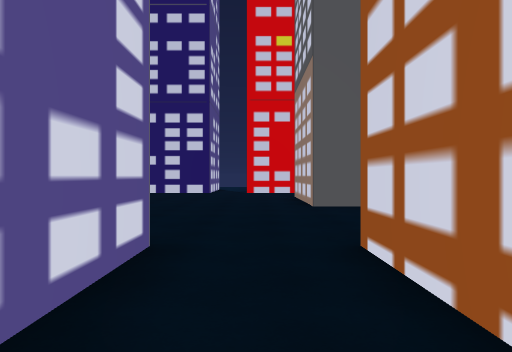
View 1 (above)

24 first-person views from a walk through a Unity game level. The camera is 1.4 m above the floor, looks level and sees 70° across. The floor is counted in squares, 2 m on a side. Each view is taken from the middle of a square. On the plan, view 1 faces up. The plan holds only what a view shows up to about 11 squares ahead; the rest is blank. The place goes on beyond the plan. The player character is not drawn.

View 2
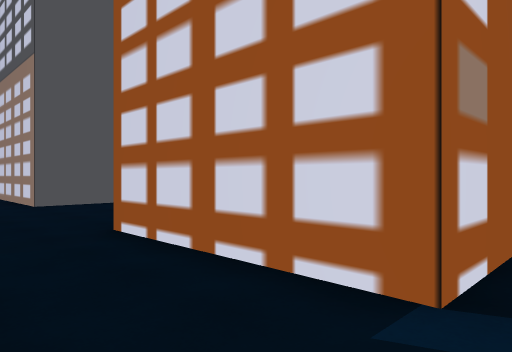

View 3
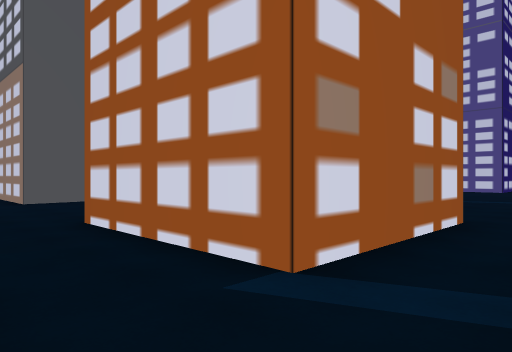

View 4
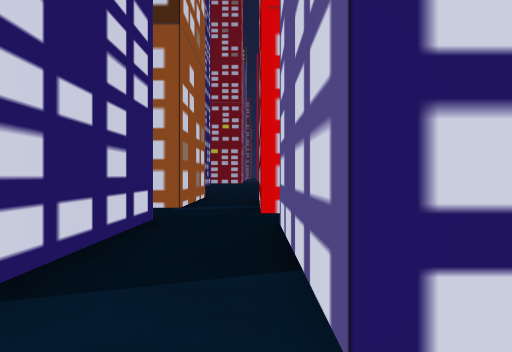

View 5
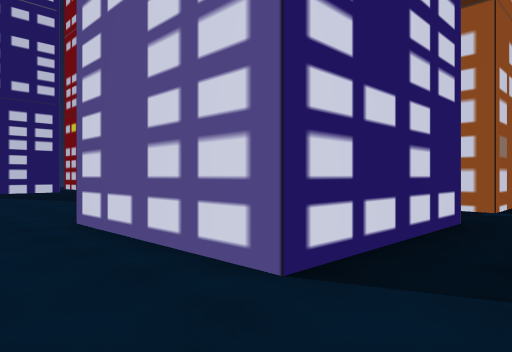

View 6
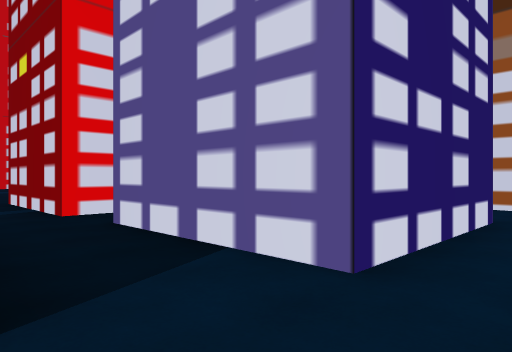

View 7
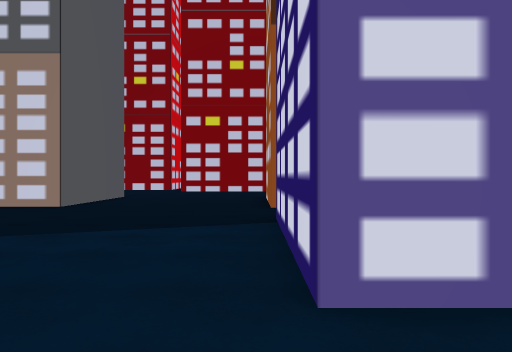

View 8
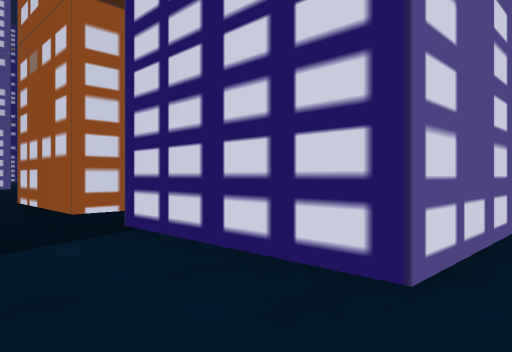

View 9
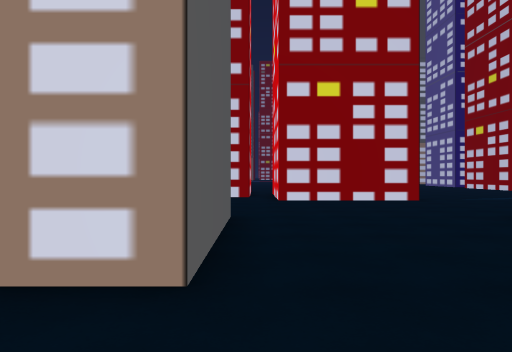

View 10
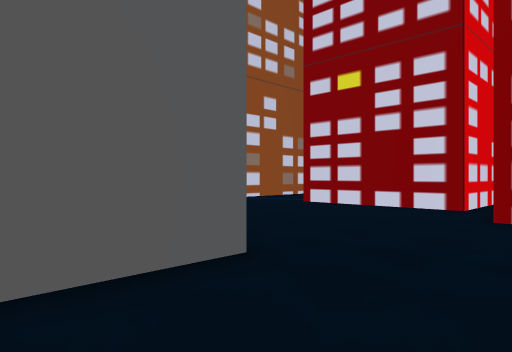

View 11
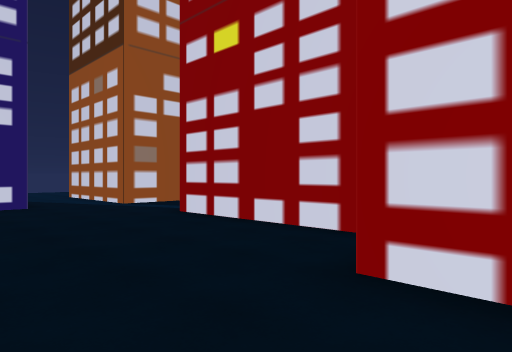

View 12
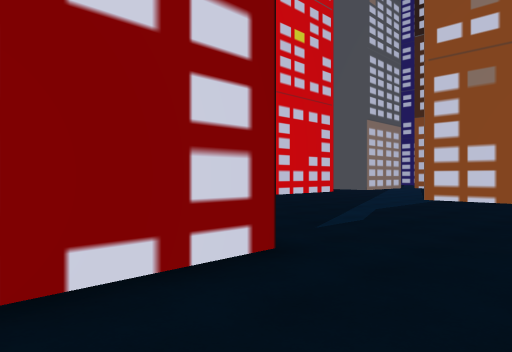

View 13
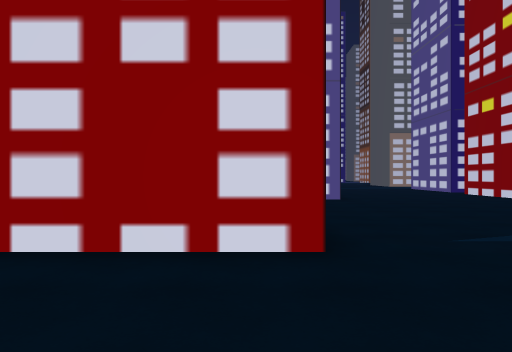

View 14
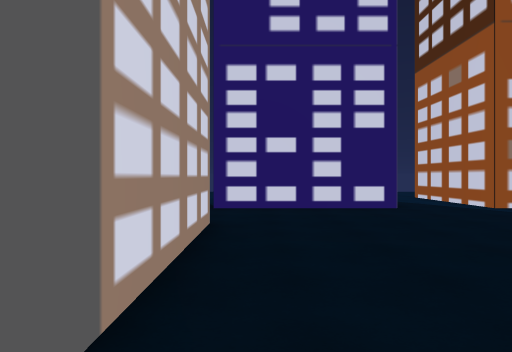

View 15
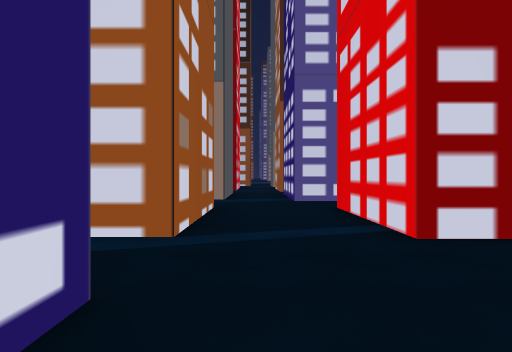

View 16
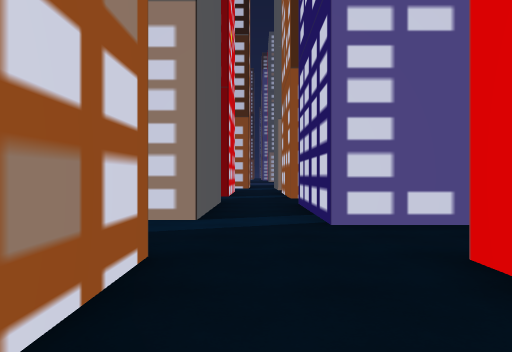

View 17
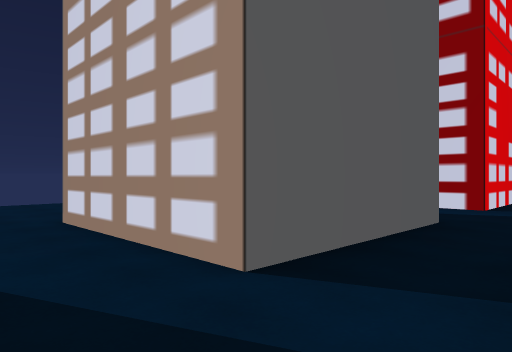

View 18
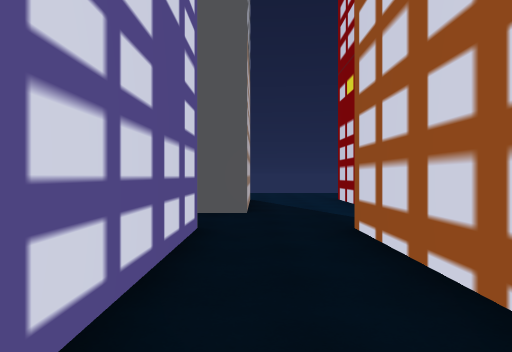

View 19
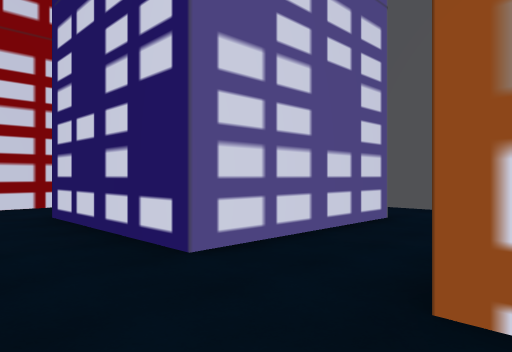

View 20
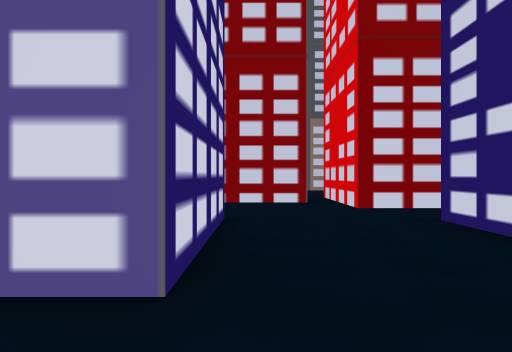

View 21
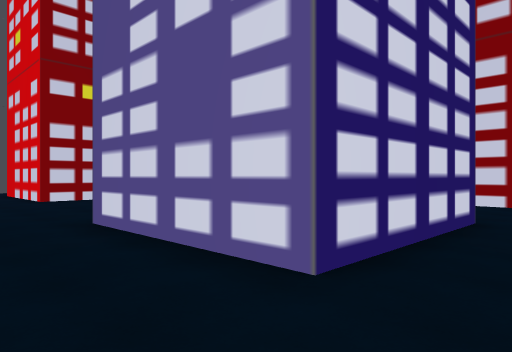

View 22
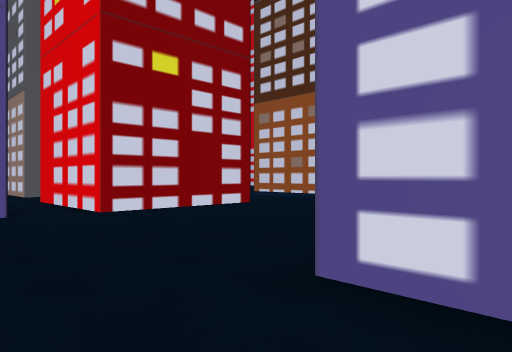

View 23
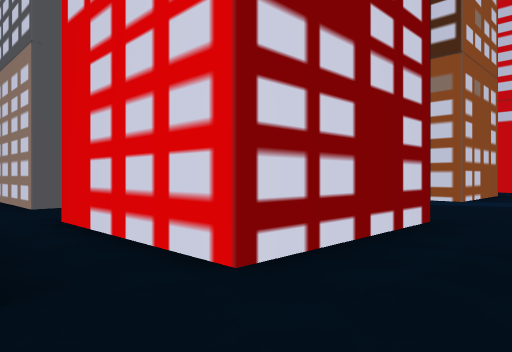

View 24
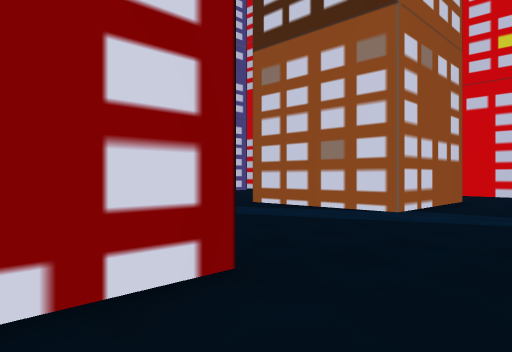

### Floor plan
Key: @ floor where view 1 was taken; . floor; B building.
Columns run from 7 left of view 1 to 24 right of it. Each row starts with its distance up from view 1.
 23                          ..
 22                          ..
 21                         ..
 20                         ..
 19                         .B   B..
 18                  .B     .B    .B
 17                  .B     .B   B.B
 16                  .B    ..B   B.B
 15             BBBBB.BBBBB..BBBBB..
 14             ....................
 13             ............BBBBB..B
 12          B  B.....BBBBB.B   B..B
 11   .......B  B.....B    .B   B..B
 10   .......B  B.....B   B.    B..B
  9   .......BBBB.....B   B.BBBBB..B
  8   ................BBBBB........
  7   ...............B  B...........
  6  ................B  B..........
  5  ................B  B...BBBBB..
  4 .................B          B..
  3  .BBBBB.BBBBB........       B..
  2  .B   B.B     ..........B   B.
  1 ..B    .B      ..........  ....
  0 ..BBBBB@BBBBB..................
 -1  .............................
 -2 .......BBBB... ...............
 -3 ..BBBB.B   B    ..............
 -4  .B         ...........BBBBB..
 -5  .B         ..BBBBB....    B.B
 -6  .B               B....    B.
 -7  .                B...     B.
 -8  ..               B..      B.
 -9   B               B.       ..
-10                            ..
-11                           BB
-12                            B
-13                            B
-14                            B

Positions as (right, up) in squares from view 1, and headings:
1: (0, 0), facing up
2: (-1, -1), facing up-right
3: (-1, -2), facing up-right
4: (-7, -2), facing right
5: (-7, -2), facing up-right
6: (-7, 0), facing down-right
7: (-7, 4), facing right
8: (-6, 6), facing down-right
9: (-1, 8), facing right
10: (3, 6), facing up-right
11: (7, 6), facing up-right
12: (7, 6), facing down-right
13: (6, 4), facing right
14: (6, 7), facing up
15: (7, 14), facing right
16: (12, 14), facing right
17: (16, 13), facing up-right
18: (22, 8), facing up
19: (24, 7), facing up-left
20: (23, 6), facing left
21: (23, 7), facing down-left
22: (23, 3), facing down-left
23: (22, -2), facing down-left
24: (18, -2), facing down-left
